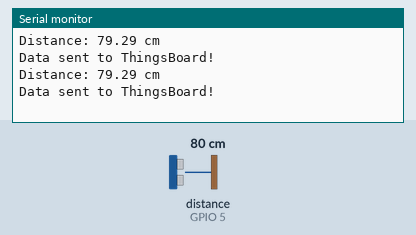
A sketch run on a simulated ESP32. Shown: the last lines printed to the serial monitor. Wiring (inferred from the names in the program): ultrasonic range finder: trigger GPIO 4; echo GPIO 5. Inputs (shaded band) come from the test bench; at power-on: distance to the obstacle (sensor on GPIO 5) 80 cm. The echo pulse lasts 58.3 µs per cm; WiFi joins after 1.5 s; servers stay silent unless stated; no MQTT or app messages arrive unless stated.

Above: at 3.2 s.
3.3 s: distance to the obstacle (sensor on GPIO 5) set to 2 cm
At 4.6 s:
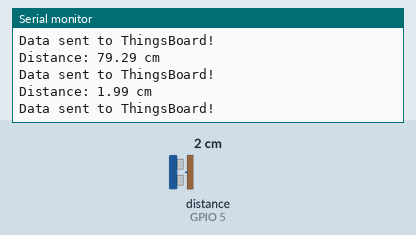
4.8 s: distance to the obstacle (sensor on GPIO 5) set to 4 cm
At 5.9 s:
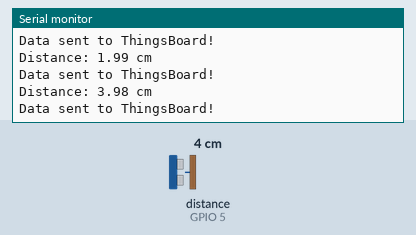
Timing chart, 0 to 7.8 s (numbered marks = the images above; inputs shaded):
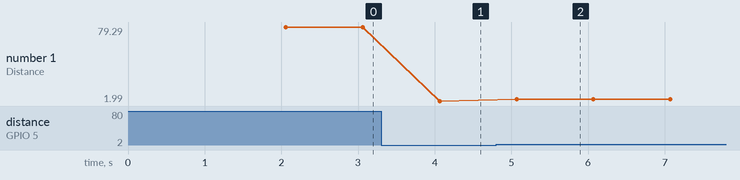

The sketch:

ultrasonicsensorcode.ino
```cpp
#include <WiFi.h>
#include <PubSubClient.h>

// WiFi Credentials
const char* ssid = "";
const char* password = "";

// ThingsBoard Credentials
const char* thingsboardServer = "demo.thingsboard.io";
const char* accessToken = "";  // Replace with your device's access token

// Pins for Ultrasonic Sensor
#define TRIG_PIN 4
#define ECHO_PIN 5

WiFiClient espClient;
PubSubClient client(espClient);

// Function to connect to WiFi
void connectWiFi() {
  Serial.print("Connecting to WiFi...");
  WiFi.begin(ssid, password);
  while (WiFi.status() != WL_CONNECTED) {
    delay(1000);
    Serial.print(".");
  }
  Serial.println("\nConnected to WiFi!");
}

// Function to connect to ThingsBoard
void connectThingsBoard() {
  while (!client.connected()) {
    Serial.print("Connecting to ThingsBoard...");
    if (client.connect("ESP32_Ultrasonic_Client", accessToken, "")) {
      Serial.println("Connected to ThingsBoard!");
    } else {
      Serial.print("Failed, rc=");
      Serial.print(client.state());
      Serial.println(" Retrying in 5 seconds...");
      delay(5000);
    }
  }
}

// Function to measure distance
float readDistanceCM() {
  digitalWrite(TRIG_PIN, LOW);
  delayMicroseconds(2);
  digitalWrite(TRIG_PIN, HIGH);
  delayMicroseconds(10);
  digitalWrite(TRIG_PIN, LOW);

  long duration = pulseIn(ECHO_PIN, HIGH, 30000); // 30ms timeout
  float distance = duration * 0.034 / 2;

  return distance;
}

void setup() {
  Serial.begin(115200);

  pinMode(TRIG_PIN, OUTPUT);
  pinMode(ECHO_PIN, INPUT);

  connectWiFi();
  client.setServer(thingsboardServer, 1883);
  connectThingsBoard();
}

void loop() {
  if (!client.connected()) {
    connectThingsBoard();
  }
  client.loop();

  float distance = readDistanceCM();

  Serial.print("Distance: ");
  Serial.print(distance);
  Serial.println(" cm");

  // Create JSON payload
  String payload = "{\"distance\":" + String(distance, 2) + "}";

  // Publish to ThingsBoard
  client.publish("v1/devices/me/telemetry", payload.c_str());
  Serial.println("Data sent to ThingsBoard!");

  delay(1000); // Send every 1 second
}
uint8_t peerAddress[] = { 0xD8, 0x3B, 0xDA, 0xA5, 0xC0, 0xE4 };
```

Measured:
- after the input at 3.3 s, the serial monitor: prints a new line after 0.77 s (image 1)
- after the input at 4.8 s, the serial monitor: prints a new line after 0.27 s (image 2)
- plotted number 1: 79.29 → 1.99 after the input at 3.3 s, 1.99 → 3.98 after the input at 4.8 s
